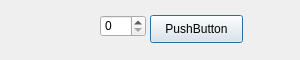
<?xml version="1.0" encoding="UTF-8"?>
<ui version="4.0">
 <class>MyDialog</class>
 <widget class="QDialog" name="MyDialog">
  <property name="geometry">
   <rect>
    <x>0</x>
    <y>0</y>
    <width>300</width>
    <height>60</height>
   </rect>
  </property>
  <property name="windowTitle">
   <string>Dialog</string>
  </property>
  <widget class="QPushButton" name="pushButton">
   <property name="geometry">
    <rect>
     <x>150</x>
     <y>15</y>
     <width>93</width>
     <height>28</height>
    </rect>
   </property>
   <property name="text">
    <string>PushButton</string>
   </property>
  </widget>
  <widget class="QSpinBox" name="spinBox">
   <property name="geometry">
    <rect>
     <x>100</x>
     <y>15</y>
     <width>46</width>
     <height>22</height>
    </rect>
   </property>
  </widget>
 </widget>
 <resources/>
 <connections/>
</ui>
